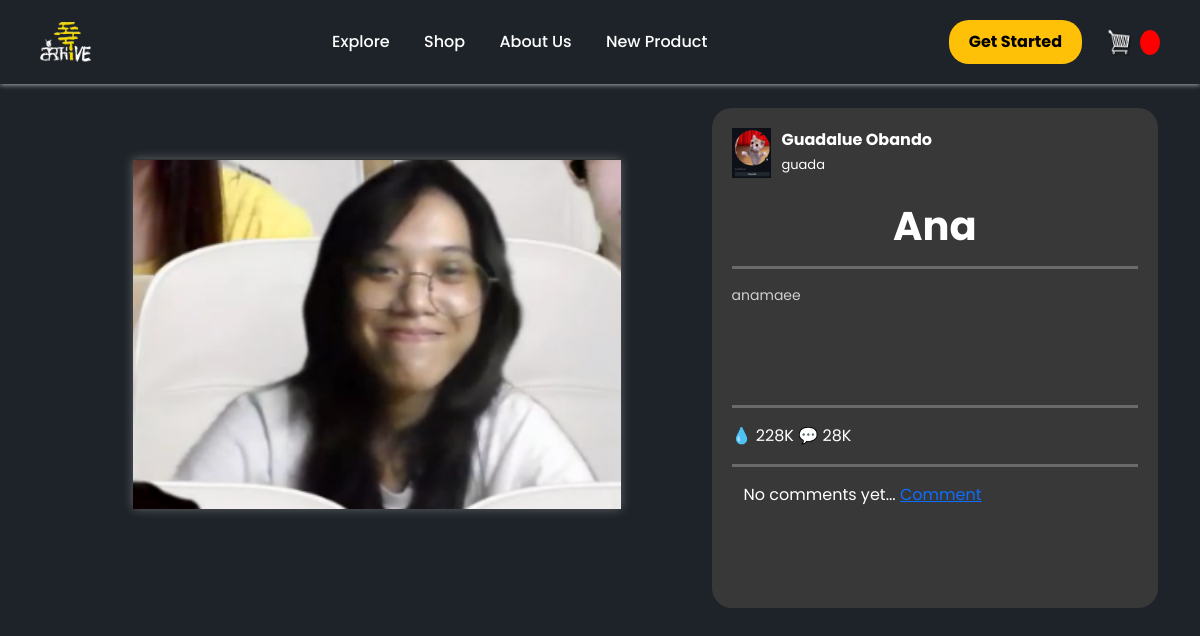
Screenshot of /homepage/views/1/ (signed in) with the database file from the repository.
### homepage/models.py (models this page shows, shortened)
class Artwork(models.Model):
    title_name_single = 'Artwork'
    title_name_multiple = 'Artworks'
    category = models.ForeignKey(
        Category, on_delete=models.CASCADE, null=True, blank=True
    )
    artName = models.CharField(default='Ana', max_length=100, null=False, blank=False)
    artwork = models.ImageField(null=False, blank=False, upload_to='artmedia/')
    description = models.TextField()
    @property
    def image_url(self):
        try:
            url = self.artwork.url
        except:
            url = ''
        return url

### base/models.py (models this page shows)
class CustomUser(AbstractUser):
    email = models.EmailField(unique=True)
    profile_picture = models.ImageField(upload_to='images/', null=True, blank=True)
    username = models.CharField(max_length=50, unique=True, null=True, blank=True)
    USERNAME_FIELD = 'email'  # Use email for authentication instead of username
    REQUIRED_FIELDS = []  # No additional fields required for creating a superuser
    objects = CustomUserManager()
    def __str__(self):
        return self.email
    def profile_url(self):
        try:
            url = self.profile_picture.url
        except:
            url = ''
        return url

### homepage/views.py (the view)
# urls.py: path('views/<int:pk>/', viewArtwork, name='view_artwork'),
@login_required(login_url='base: login')
def viewArtwork(request, pk):
    artwork = Artwork.objects.get(id=pk)
    return render(request, 'homepage/artwork.html', {'artwork': artwork})

### homepage/templates/homepage/artwork.html (shortened to what this page needs)
{% extends 'shop/main.html' %}
{% load static %}
{% block content %}
<!DOCTYPE html>
<html lang="en">
<head>
</head>
<body>
  <div class="view-container" style="height: 500px; display: grid;
  grid-template-rows: 1fr 1fr;
  grid-template-columns: 1fr 2fr 1fr 1fr;">
    <div class="left-panel" style="grid-column: 1 / 3; grid-row: 1 / -1; align-self: center; justify-self: center;">
      <img src="{{ artwork.image_url }}" alt="Magani Artwork" class="artwork" style="height: 350px;border-top: 1px solid #333333; box-shadow: 0 0 10px rgba(255, 255, 255, 0.3);">
      <div class="arrow arrow-left">&lt;</div>
      <div class="arrow arrow-right">&gt;</div>
    </div>
    <div class="right-panel" style="grid-column: 3 / 5; grid-row: 1 / -1; background-color: #383838; padding: 20px; border-radius: 20px; align-self: center; justify-content: center; height: 100%">
        <div class="profile" style="display: flex;">
          <img src="{{ user.profile_url }}" alt="Profile Picture" class="profile-picture" style="height: 50px; margin-right: 10px;">
          <div class="profile-info">
            <p class="profile-name" style="color: #FFFFFF; font-weight: 700">{{ user.first_name }} {{ user.last_name }} <br><span style="font-weight: 400; font-size: small;">{{ user.username }}</span></p>
          </div>
        </div>
      <h1 class="title" style="text-align: center; font-size: 40px; color: #FFFFFF">{{ artwork.artName }}</h1>
        <hr style="border-color: white; border-width: 3px">
      <p class="description" style="height: 100px">
        {{ artwork.description }}
      </p>
        <hr style="border-color: white; border-width: 3px">
      <div class="social-stats" style="color: #FFFFFF; align-items: center; justify-content: space-evenly">
        <span class="likes">💧 228K</span>
        <span class="comments">💬 28K</span>
      </div>
        <hr style="border-color: white; border-width: 3px">
        <div class="container" style="color: white">
            {% if not artwork.comments.all %}
                No comments yet... <a href='#'>
                Comment</a>
            {% endif %}
        </div>
    </div>
  </div>
</body>
</html>
{% endblock content %}

### static/css/styles.css (style rules this page uses)
body { background-color: #1E2329; font-family: "Poppins"; }
h1,h2,h3,h4,h5,h6 { color:hsl(0, 0%, 30%); }
.title { font-size: 20px; font-weight: bold; margin: 10px 0; }
.description { font-size: 14px; line-height: 1.5; color: #cfcfcf; margin-bottom: 20px; }

### static/css/landing.css (style rules this page uses)
body { margin: 0; font-family: Poppins, sans-serif; color: #1E2329; }

### rows the page displays
Artwork: image_url (picture), artName "Ana", description "anamaee"
CustomUser: profile_url (picture), first_name "Guadalue", last_name "Obando", username "guada"
